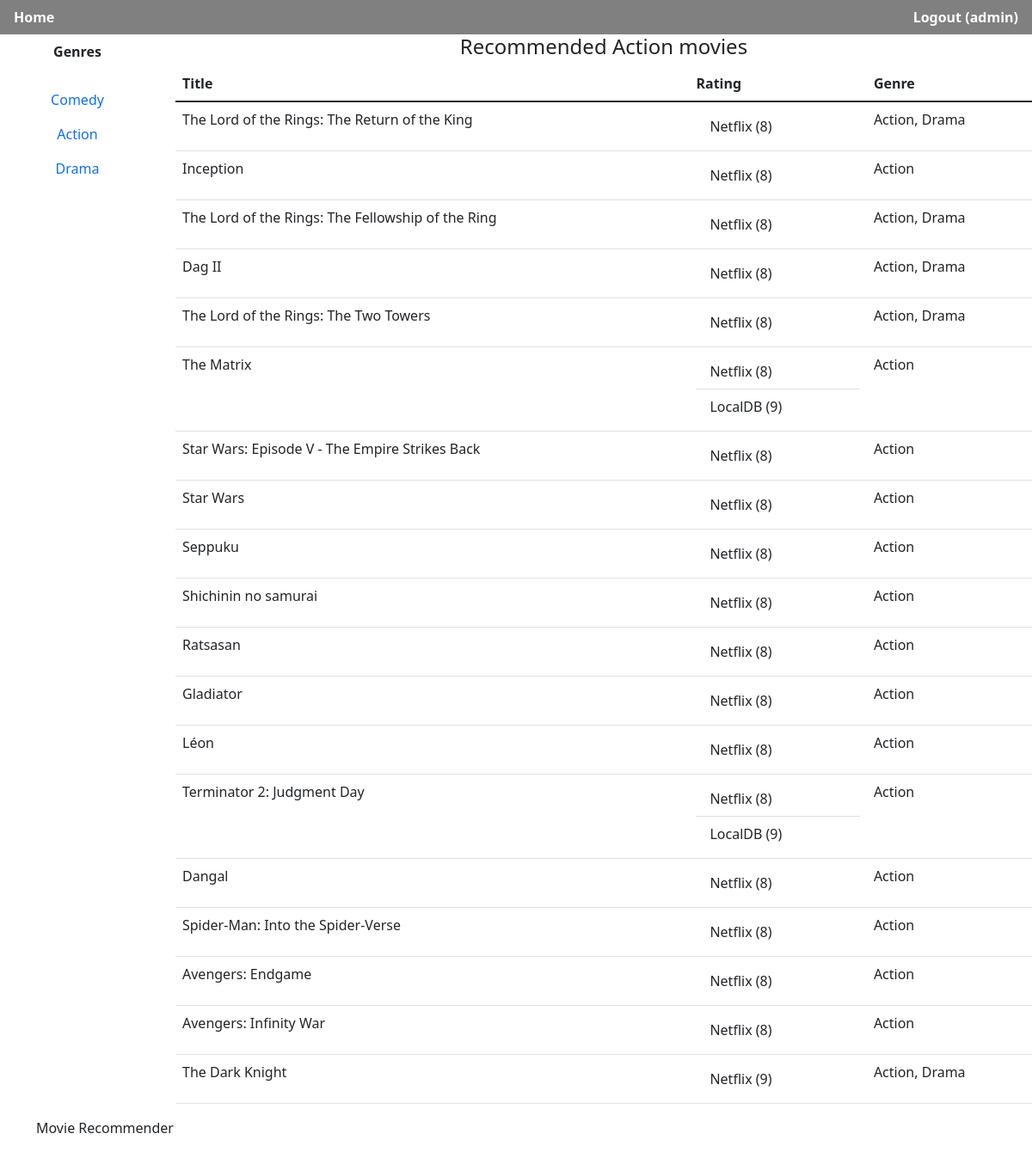
The app's page /recommender/genre/Action/ (signed in) with its own data.
### recommender/models.py (models this page shows, shortened)
class Rating(models.Model):
	movie = models.CharField(max_length=100)
	genre = models.CharField(max_length=100)
	rating = models.IntegerField(default=0)
	rater = models.ForeignKey(Rater, on_delete=models.CASCADE)

class Rater(models.Model):
	name = models.CharField(max_length=100)
	def __str__(self):
		return self.name

### recommender/views.py (the view)
# urls.py: path('genre/<str:genre_name>/', views.by_genre, name="by_genre"),
@login_required
def by_genre(request, genre_name):
    update_db()
    context = {
        'user' : request.user,
        'genres_list':create_genres_list(),
        'rating_list' : create_ratings_list(Rating.objects.filter(genre__icontains=genre_name).order_by('rating')),
        'genre_filter' : genre_name
        }
    return render(request, 'recommender/index.html', context)

### recommender/movieservices.py (called while the page is built)
def update_ratings(updated_ratings, myrater):
	for item in updated_ratings:
		obj, created = Rating.objects.update_or_create(
			rater=myrater, movie=item['movie'],
			defaults={
				'genre': item['genre'],
				'rating': item['rating']}
			)
	return True

	def get_top_movies():
		myrater=Rater.objects.all().filter(name="Netflix")[0]
		with open('recommender/test_data/netflix.json', 'r') as myfile:
			data = myfile.read()
		data=json.loads(data)
		update_ratings(data, myrater)

	def get_top_movies():
		myrater=Rater.objects.all().filter(name="LocalDB")[0]
		localDBratings=list(LocalDBService.objects.all().values())
		update_ratings(localDBratings,myrater)

### recommender/views.py (called while the page is built)
def update_db():
    for rater in list(Rater.objects.all()):
        try:
            exec('movieservices.{}.get_top_movies()'.format(rater))
        except Exception:
            print("{} service error".format(rater))
    return True

def create_genres_list():
    genres_list=[]
    for genre in set(Rating.objects.all().values_list('genre')):
        for item in genre[0].replace(' ','').split(','):
            if item not in genres_list:
                genres_list.append(item)
    return genres_list

def create_ratings_list(ratings):
    result={}
    for item in ratings:
        if item.movie not in result.keys():
            result[item.movie]={
                'genre':item.genre,
                'rating':{
                    item.rater.name:item.rating
                }
            }
        else:
            result[item.movie]['rating'][item.rater.name]=item.rating
    return result

### recommender/templates/recommender/index.html (shortened to what this page needs)
{% extends 'base.html' %}
{% block genre_filter %}
    {% if genres_list %}
    <p class="fw-bold text-center" style="padding: .5rem .5rem">Genres</p>
        <ul class="nav flex-column">
        {% for genre in genres_list %}
            <li class="nav-item">
                <a class="nav-link text-center" href="{% url 'recommender:by_genre' genre %}">{{genre}}</a></li>
        {% endfor %}
        </ul>
    {% endif %}
{% endblock genre_filter %}
{% block content %}
    {% if genre_filter %}
        <h4 class="text-center"> Recommended {{ genre_filter }} movies </h4>
    {% endif %}
    {% if rating_list %}
    <table class="table ">
        <thead>
            <tr>
                <th scope="col">Title</th>
                <th scope="col">Rating</th>
                <th scope="col">Genre</th>
            </tr>
        </thead>
        <tbody>
            {% for movie, value in rating_list.items %}
            <tr>
            <td>{{movie}}</td>
            <td>
                <ul class="list-group list-group-flush">
                    {% for item, value in value.rating.items %}
                    <li class="list-group-item">{{ item }} ({{ value }})</li>
                    {% endfor %}
                </ul>
            </td>
            <td>{{value.genre}}</td>
        {% endfor %}
        </tbody>
    </table>
    {% else %}
        <p>No suggestions available.</p>
    {% endif %}
{% endblock content %}

### recommender/templates/base.html (shortened to what this page needs)
{% load static %}
<!DOCTYPE html>
<html lang="en">
    <head>
        {% block head_css %}
            {% block head_css_site %}
                <link href="https://cdn.jsdelivr.net/npm/bootstrap@5.1.1/dist/css/bootstrap.min.css" rel="stylesheet">
                <link href="{% static 'recommender/css/app.css' %}"
                      rel="stylesheet" media="screen">
            {% endblock head_css_site %}
        {% endblock head_css %}
    </head>
    <body>
        <ul class="nav nav-fill" style="background-color: grey">
            <li class="nav-item">
              <a class="nav-link active text-white fw-bolder" href="{% url 'recommender:index' %}" style="text-align:initial">
              Home</a>
            </li>
            <li class="nav-item">
              <a class="nav-link active text-white fw-bolder" href="/admin/logout" style="text-align:end">
              Logout ({{ user.username }})</a>
            </li>
        </ul>
        <div id="site-wrapper" class="container_fluid">
            <div class="row">
                <div id="sidebar border-end" class="col-2">
                {% block genre_filter %}{% endblock genre_filter %}
                </div>
                <div id="table_content" class="col-10">
                {% block content %}{% endblock content %}
                </div>
            </div>
        </div>
        <div class="footer">
            <div class="container">
                <p>Movie Recommender</p>
            </div>
        </div>
    </body>
</html>

### records on screen
Rating: rating_list "The Lord of the Rings: The Return of the King", genre "Action, Drama"
Rater: rating "Netflix" "Netflix" "Netflix" "Netflix" "Netflix" "Netflix" "Netflix" "Netflix" "Netflix" "Netflix" "Netflix" "Netflix" "Netflix" "Netflix" "Netflix" "Netflix" "Netflix" "Netflix" "Netflix"
Rating: rating_list "Inception", genre "Action"
Rating: rating_list "The Lord of the Rings: The Fellowship of the Ring", genre "Action, Drama"
Rating: rating_list "Dag II", genre "Action, Drama"
Rating: rating_list "The Lord of the Rings: The Two Towers", genre "Action, Drama"
Rating: rating_list "The Matrix", genre "Action"
Rater: rating "LocalDB" "LocalDB"
Rating: rating_list "Star Wars: Episode V - The Empire Strikes Back", genre "Action"
Rating: rating_list "Star Wars", genre "Action"
Rating: rating_list "Seppuku", genre "Action"
Rating: rating_list "Shichinin no samurai", genre "Action"
Rating: rating_list "Ratsasan", genre "Action"
Rating: rating_list "Gladiator", genre "Action"
Rating: rating_list "Léon", genre "Action"
Rating: rating_list "Terminator 2: Judgment Day", genre "Action"
Rating: rating_list "Dangal", genre "Action"
Rating: rating_list "Spider-Man: Into the Spider-Verse", genre "Action"
Rating: rating_list "Avengers: Endgame", genre "Action"
Rating: rating_list "Avengers: Infinity War", genre "Action"
Rating: rating_list "The Dark Knight", genre "Action, Drama"

### other values on screen
{{ user.username }} "admin"
{{ genre }} "Comedy" "Action" "Drama"
{{ genre_filter }} "Action"
{{ value }} "8" "8" "8" "8" "8" "8" "9" "8" "8" "8" "8" "8" "8" "8" "8" "9" "8" "8" "8" "8" "9"
